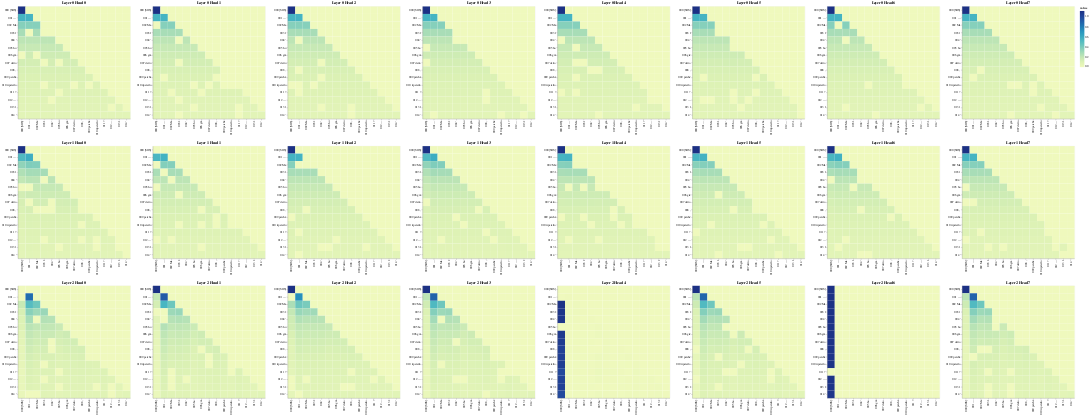

The notebook cell saved with this chart:
### Code cell
# Decoder Self-Attention
get_all_attention_maps("decoder", layers, heads, decoder_input_tokens, decoder_input_tokens, min(20, sentence_len))

### Figure 1 — Vega-Lite specification as saved in the notebook (floating-point values rounded to 4 significant figures; data arrays with more than 128 entries replaced by an {"elided": "..."} marker saying what was removed)
{"config": {"view": {"continuousWidth": 300, "continuousHeight": 300}}, "vconcat": [{"hconcat": [{"data": {"name": "data-71761b3779e8e158da9689fc6d2f4942"}, "mark": {"type": "rect"}, "encoding": {"color": {"field": "value", "type": "quantitative"}, "tooltip": [{"field": "row", "type": "quantitative"}, {"field": "column", "type": "quantitative"}, {"field": "value", "type": "quantitative"}, {"field": "row_token", "type": "nominal"}, {"field": "col_token", "type": "nominal"}], "x": {"axis": {"title": ""}, "field": "col_token", "type": "nominal"}, "y": {"axis": {"title": ""}, "field": "row_token", "type": "nominal"}}, "height": 400, "name": "view_97", "title": "Layer 0 Head 0", "width": 400}, {"data": {"name": "data-bffb34c2a9a355d0c32353023791306b"}, "mark": {"type": "rect"}, "encoding": {"color": {"field": "value", "type": "quantitative"}, "tooltip": [{"field": "row", "type": "quantitative"}, {"field": "column", "type": "quantitative"}, {"field": "value", "type": "quantitative"}, {"field": "row_token", "type": "nominal"}, {"field": "col_token", "type": "nominal"}], "x": {"axis": {"title": ""}, "field": "col_token", "type": "nominal"}, "y": {"axis": {"title": ""}, "field": "row_token", "type": "nominal"}}, "height": 400, "name": "view_98", "title": "Layer 0 Head 1", "width": 400}, {"data": {"name": "data-5c0c8174af4e9a941dc0d0de9615accd"}, "mark": {"type": "rect"}, "encoding": {"color": {"field": "value", "type": "quantitative"}, "tooltip": [{"field": "row", "type": "quantitative"}, {"field": "column", "type": "quantitative"}, {"field": "value", "type": "quantitative"}, {"field": "row_token", "type": "nominal"}, {"field": "col_token", "type": "nominal"}], "x": {"axis": {"title": ""}, "field": "col_token", "type": "nominal"}, "y": {"axis": {"title": ""}, "field": "row_token", "type": "nominal"}}, "height": 400, "name": "view_99", "title": "Layer 0 Head 2", "width": 400}, {"data": {"name": "data-8a8ac0f453b43d6bde5b91063d3e9811"}, "mark": {"type": "rect"}, "encoding": {"color": {"field": "value", "type": "quantitative"}, "tooltip": [{"field": "row", "type": "quantitative"}, {"field": "column", "type": "quantitative"}, {"field": "value", "type": "quantitative"}, {"field": "row_token", "type": "nominal"}, {"field": "col_token", "type": "nominal"}], "x": {"axis": {"title": ""}, "field": "col_token", "type": "nominal"}, "y": {"axis": {"title": ""}, "field": "row_token", "type": "nominal"}}, "height": 400, "name": "view_100", "title": "Layer 0 Head 3", "width": 400}, {"data": {"name": "data-11fa1e6bf6a4b6cf4aebbed3c7689fce"}, "mark": {"type": "rect"}, "encoding": {"color": {"field": "value", "type": "quantitative"}, "tooltip": [{"field": "row", "type": "quantitative"}, {"field": "column", "type": "quantitative"}, {"field": "value", "type": "quantitative"}, {"field": "row_token", "type": "nominal"}, {"field": "col_token", "type": "nominal"}], "x": {"axis": {"title": ""}, "field": "col_token", "type": "nominal"}, "y": {"axis": {"title": ""}, "field": "row_token", "type": "nominal"}}, "height": 400, "name": "view_101", "title": "Layer 0 Head 4", "width": 400}, {"data": {"name": "data-18abb663f760b2d62076265094e7dd3a"}, "mark": {"type": "rect"}, "encoding": {"color": {"field": "value", "type": "quantitative"}, "tooltip": [{"field": "row", "type": "quantitative"}, {"field": "column", "type": "quantitative"}, {"field": "value", "type": "quantitative"}, {"field": "row_token", "type": "nominal"}, {"field": "col_token", "type": "nominal"}], "x": {"axis": {"title": ""}, "field": "col_token", "type": "nominal"}, "y": {"axis": {"title": ""}, "field": "row_token", "type": "nominal"}}, "height": 400, "name": "view_102", "title": "Layer 0 Head 5", "width": 400}, {"data": {"name": "data-809629ba957eeef1ee7705a93b76454b"}, "mark": {"type": "rect"}, "encoding": {"color": {"field": "value", "type": "quantitative"}, "tooltip": [{"field": "row", "type": "quantitative"}, {"field": "column", "type": "quantitative"}, {"field": "value", "type": "quantitative"}, {"field": "row_token", "type": "nominal"}, {"field": "col_token", "type": "nominal"}], "x": {"axis": {"title": ""}, "field": "col_token", "type": "nominal"}, "y": {"axis": {"title": ""}, "field": "row_token", "type": "nominal"}}, "height": 400, "name": "view_103", "title": "Layer 0 Head 6", "width": 400}, {"data": {"name": "data-784646cca7598ca7cd6e20427b4fac14"}, "mark": {"type": "rect"}, "encoding": {"color": {"field": "value", "type": "quantitative"}, "tooltip": [{"field": "row", "type": "quantitative"}, {"field": "column", "type": "quantitative"}, {"field": "value", "type": "quantitative"}, {"field": "row_token", "type": "nominal"}, {"field": "col_token", "type": "nominal"}], "x": {"axis": {"title": ""}, "field": "col_token", "type": "nominal"}, "y": {"axis": {"title": ""}, "field": "row_token", "type": "nominal"}}, "height": 400, "name": "view_104", "title": "Layer 0 Head 7", "width": 400}]}, {"hconcat": [{"data": {"name": "data-38b67128a61719db0d9f069c2efaca40"}, "mark": {"type": "rect"}, "encoding": {"color": {"field": "value", "type": "quantitative"}, "tooltip": [{"field": "row", "type": "quantitative"}, {"field": "column", "type": "quantitative"}, {"field": "value", "type": "quantitative"}, {"field": "row_token", "type": "nominal"}, {"field": "col_token", "type": "nominal"}], "x": {"axis": {"title": ""}, "field": "col_token", "type": "nominal"}, "y": {"axis": {"title": ""}, "field": "row_token", "type": "nominal"}}, "height": 400, "name": "view_105", "title": "Layer 1 Head 0", "width": 400}, {"data": {"name": "data-60eca8d2dbb48bbe9531772a0b84c77f"}, "mark": {"type": "rect"}, "encoding": {"color": {"field": "value", "type": "quantitative"}, "tooltip": [{"field": "row", "type": "quantitative"}, {"field": "column", "type": "quantitative"}, {"field": "value", "type": "quantitative"}, {"field": "row_token", "type": "nominal"}, {"field": "col_token", "type": "nominal"}], "x": {"axis": {"title": ""}, "field": "col_token", "type": "nominal"}, "y": {"axis": {"title": ""}, "field": "row_token", "type": "nominal"}}, "height": 400, "name": "view_106", "title": "Layer 1 Head 1", "width": 400}, {"data": {"name": "data-d901b991bc54d758acaa5b860800201a"}, "mark": {"type": "rect"}, "encoding": {"color": {"field": "value", "type": "quantitative"}, "tooltip": [{"field": "row", "type": "quantitative"}, {"field": "column", "type": "quantitative"}, {"field": "value", "type": "quantitative"}, {"field": "row_token", "type": "nominal"}, {"field": "col_token", "type": "nominal"}], "x": {"axis": {"title": ""}, "field": "col_token", "type": "nominal"}, "y": {"axis": {"title": ""}, "field": "row_token", "type": "nominal"}}, "height": 400, "name": "view_107", "title": "Layer 1 Head 2", "width": 400}, {"data": {"name": "data-a3592c77819cc6b9291df0aea25fc849"}, "mark": {"type": "rect"}, "encoding": {"color": {"field": "value", "type": "quantitative"}, "tooltip": [{"field": "row", "type": "quantitative"}, {"field": "column", "type": "quantitative"}, {"field": "value", "type": "quantitative"}, {"field": "row_token", "type": "nominal"}, {"field": "col_token", "type": "nominal"}], "x": {"axis": {"title": ""}, "field": "col_token", "type": "nominal"}, "y": {"axis": {"title": ""}, "field": "row_token", "type": "nominal"}}, "height": 400, "name": "view_108", "title": "Layer 1 Head 3", "width": 400}, {"data": {"name": "data-d4b4a329bd10b6c8df6d14185b4a79f1"}, "mark": {"type": "rect"}, "encoding": {"color": {"field": "value", "type": "quantitative"}, "tooltip": [{"field": "row", "type": "quantitative"}, {"field": "column", "type": "quantitative"}, {"field": "value", "type": "quantitative"}, {"field": "row_token", "type": "nominal"}, {"field": "col_token", "type": "nominal"}], "x": {"axis": {"title": ""}, "field": "col_token", "type": "nominal"}, "y": {"axis": {"title": ""}, "field": "row_token", "type": "nominal"}}, "height": 400, "name": "view_109", "title": "Layer 1 Head 4", "width": 400}, {"data": {"name": "data-98fbe67315040a68d826f9491afac84c"}, "mark": {"type": "rect"}, "encoding": {"color": {"field": "value", "type": "quantitative"}, "tooltip": [{"field": "row", "type": "quantitative"}, {"field": "column", "type": "quantitative"}, {"field": "value", "type": "quantitative"}, {"field": "row_token", "type": "nominal"}, {"field": "col_token", "type": "nominal"}], "x": {"axis": {"title": ""}, "field": "col_token", "type": "nominal"}, "y": {"axis": {"title": ""}, "field": "row_token", "type": "nominal"}}, "height": 400, "name": "view_110", "title": "Layer 1 Head 5", "width": 400}, {"data": {"name": "data-3f46ae27d3e5dd4c8516f644adec4e22"}, "mark": {"type": "rect"}, "encoding": {"color": {"field": "value", "type": "quantitative"}, "tooltip": [{"field": "row", "type": "quantitative"}, {"field": "column", "type": "quantitative"}, {"field": "value", "type": "quantitative"}, {"field": "row_token", "type": "nominal"}, {"field": "col_token", "type": "nominal"}], "x": {"axis": {"title": ""}, "field": "col_token", "type": "nominal"}, "y": {"axis": {"title": ""}, "field": "row_token", "type": "nominal"}}, "height": 400, "name": "view_111", "title": "Layer 1 Head 6", "width": 400}, {"data": {"name": "data-b390d5704a4cc5b4d19b69f0add28da1"}, "mark": {"type": "rect"}, "encoding": {"color": {"field": "value", "type": "quantitative"}, "tooltip": [{"field": "row", "type": "quantitative"}, {"field": "column", "type": "quantitative"}, {"field": "value", "type": "quantitative"}, {"field": "row_token", "type": "nominal"}, {"field": "col_token", "type": "nominal"}], "x": {"axis": {"title": ""}, "field": "col_token", "type": "nominal"}, "y": {"axis": {"title": ""}, "field": "row_token", "type": "nominal"}}, "height": 400, "name": "view_112", "title": "Layer 1 Head 7", "width": 400}]}, {"hconcat": [{"data": {"name": "data-23acc95ac668ad524575b9f8f3fd3177"}, "mark": {"type": "rect"}, "encoding": {"color": {"field": "value", "type": "quantitative"}, "tooltip": [{"field": "row", "type": "quantitative"}, {"field": "column", "type": "quantitative"}, {"field": "value", "type": "quantitative"}, {"field": "row_token", "type": "nominal"}, {"field": "col_token", "type": "nominal"}], "x": {"axis": {"title": ""}, "field": "col_token", "type": "nominal"}, "y": {"axis": {"title": ""}, "field": "row_token", "type": "nominal"}}, "height": 400, "name": "view_113", "title": "Layer 2 Head 0", "width": 400}, {"data": {"name": "data-6f918dcd9d7944f38e4e21fe2065e1f7"}, "mark": {"type": "rect"}, "encoding": {"color": {"field": "value", "type": "quantitative"}, "tooltip": [{"field": "row", "type": "quantitative"}, {"field": "column", "type": "quantitative"}, {"field": "value", "type": "quantitative"}, {"field": "row_token", "type": "nominal"}, {"field": "col_token", "type": "nominal"}], "x": {"axis": {"title": ""}, "field": "col_token", "type": "nominal"}, "y": {"axis": {"title": ""}, "field": "row_token", "type": "nominal"}}, "height": 400, "name": "view_114", "title": "Layer 2 Head 1", "width": 400}, {"data": {"name": "data-88cbcdfed178b31df4b5975a97bac584"}, "mark": {"type": "rect"}, "encoding": {"color": {"field": "value", "type": "quantitative"}, "tooltip": [{"field": "row", "type": "quantitative"}, {"field": "column", "type": "quantitative"}, {"field": "value", "type": "quantitative"}, {"field": "row_token", "type": "nominal"}, {"field": "col_token", "type": "nominal"}], "x": {"axis": {"title": ""}, "field": "col_token", "type": "nominal"}, "y": {"axis": {"title": ""}, "field": "row_token", "type": "nominal"}}, "height": 400, "name": "view_115", "title": "Layer 2 Head 2", "width": 400}, {"data": {"name": "data-8be702b7efd13c50c1255267c38a177b"}, "mark": {"type": "rect"}, "encoding": {"color": {"field": "value", "type": "quantitative"}, "tooltip": [{"field": "row", "type": "quantitative"}, {"field": "column", "type": "quantitative"}, {"field": "value", "type": "quantitative"}, {"field": "row_token", "type": "nominal"}, {"field": "col_token", "type": "nominal"}], "x": {"axis": {"title": ""}, "field": "col_token", "type": "nominal"}, "y": {"axis": {"title": ""}, "field": "row_token", "type": "nominal"}}, "height": 400, "name": "view_116", "title": "Layer 2 Head 3", "width": 400}, {"data": {"name": "data-8e5f82f740b6aabf309f4b638bfebbe9"}, "mark": {"type": "rect"}, "encoding": {"color": {"field": "value", "type": "quantitative"}, "tooltip": [{"field": "row", "type": "quantitative"}, {"field": "column", "type": "quantitative"}, {"field": "value", "type": "quantitative"}, {"field": "row_token", "type": "nominal"}, {"field": "col_token", "type": "nominal"}], "x": {"axis": {"title": ""}, "field": "col_token", "type": "nominal"}, "y": {"axis": {"title": ""}, "field": "row_token", "type": "nominal"}}, "height": 400, "name": "view_117", "title": "Layer 2 Head 4", "width": 400}, {"data": {"name": "data-ad19a6c22e6fcc812f2f18e6d1594757"}, "mark": {"type": "rect"}, "encoding": {"color": {"field": "value", "type": "quantitative"}, "tooltip": [{"field": "row", "type": "quantitative"}, {"field": "column", "type": "quantitative"}, {"field": "value", "type": "quantitative"}, {"field": "row_token", "type": "nominal"}, {"field": "col_token", "type": "nominal"}], "x": {"axis": {"title": ""}, "field": "col_token", "type": "nominal"}, "y": {"axis": {"title": ""}, "field": "row_token", "type": "nominal"}}, "height": 400, "name": "view_118", "title": "Layer 2 Head 5", "width": 400}, {"data": {"name": "data-d354791eb842f8e3baf9e0e65b609b7d"}, "mark": {"type": "rect"}, "encoding": {"color": {"field": "value", "type": "quantitative"}, "tooltip": [{"field": "row", "type": "quantitative"}, {"field": "column", "type": "quantitative"}, {"field": "value", "type": "quantitative"}, {"field": "row_token", "type": "nominal"}, {"field": "col_token", "type": "nominal"}], "x": {"axis": {"title": ""}, "field": "col_token", "type": "nominal"}, "y": {"axis": {"title": ""}, "field": "row_token", "type": "nominal"}}, "height": 400, "name": "view_119", "title": "Layer 2 Head 6", "width": 400}, {"data": {"name": "data-bc64ce49f06b93f61ed58949caf5b10a"}, "mark": {"type": "rect"}, "encoding": {"color": {"field": "value", "type": "quantitative"}, "tooltip": [{"field": "row", "type": "quantitative"}, {"field": "column", "type": "quantitative"}, {"field": "value", "type": "quantitative"}, {"field": "row_token", "type": "nominal"}, {"field": "col_token", "type": "nominal"}], "x": {"axis": {"title": ""}, "field": "col_token", "type": "nominal"}, "y": {"axis": {"title": ""}, "field": "row_token", "type": "nominal"}}, "height": 400, "name": "view_120", "title": "Layer 2 Head 7", "width": 400}]}], "params": [{"name": "param_97", "select": {"type": "interval", "encodings": ["x", "y"]}, "bind": "scales", "views": ["view_97"]}, {"name": "param_98", "select": {"type": "interval", "encodings": ["x", "y"]}, "bind": "scales", "views": ["view_98"]}, {"name": "param_99", "select": {"type": "interval", "encodings": ["x", "y"]}, "bind": "scales", "views": ["view_99"]}, {"name": "param_100", "select": {"type": "interval", "encodings": ["x", "y"]}, "bind": "scales", "views": ["view_100"]}, {"name": "param_101", "select": {"type": "interval", "encodings": ["x", "y"]}, "bind": "scales", "views": ["view_101"]}, {"name": "param_102", "select": {"type": "interval", "encodings": ["x", "y"]}, "bind": "scales", "views": ["view_102"]}, {"name": "param_103", "select": {"type": "interval", "encodings": ["x", "y"]}, "bind": "scales", "views": ["view_103"]}, {"name": "param_104", "select": {"type": "interval", "encodings": ["x", "y"]}, "bind": "scales", "views": ["view_104"]}, {"name": "param_105", "select": {"type": "interval", "encodings": ["x", "y"]}, "bind": "scales", "views": ["view_105"]}, {"name": "param_106", "select": {"type": "interval", "encodings": ["x", "y"]}, "bind": "scales", "views": ["view_106"]}, {"name": "param_107", "select": {"type": "interval", "encodings": ["x", "y"]}, "bind": "scales", "views": ["view_107"]}, {"name": "param_108", "select": {"type": "interval", "encodings": ["x", "y"]}, "bind": "scales", "views": ["view_108"]}, {"name": "param_109", "select": {"type": "interval", "encodings": ["x", "y"]}, "bind": "scales", "views": ["view_109"]}, {"name": "param_110", "select": {"type": "interval", "encodings": ["x", "y"]}, "bind": "scales", "views": ["view_110"]}, {"name": "param_111", "select": {"type": "interval", "encodings": ["x", "y"]}, "bind": "scales", "views": ["view_111"]}, {"name": "param_112", "select": {"type": "interval", "encodings": ["x", "y"]}, "bind": "scales", "views": ["view_112"]}, {"name": "param_113", "select": {"type": "interval", "encodings": ["x", "y"]}, "bind": "scales", "views": ["view_113"]}, {"name": "param_114", "select": {"type": "interval", "encodings": ["x", "y"]}, "bind": "scales", "views": ["view_114"]}, {"name": "param_115", "select": {"type": "interval", "encodings": ["x", "y"]}, "bind": "scales", "views": ["view_115"]}, {"name": "param_116", "select": {"type": "interval", "encodings": ["x", "y"]}, "bind": "scales", "views": ["view_116"]}, {"name": "param_117", "select": {"type": "interval", "encodings": ["x", "y"]}, "bind": "scales", "views": ["view_117"]}, {"name": "param_118", "select": {"type": "interval", "encodings": ["x", "y"]}, "bind": "scales", "views": ["view_118"]}, {"name": "param_119", "select": {"type": "interval", "encodings": ["x", "y"]}, "bind": "scales", "views": ["view_119"]}, {"name": "param_120", "select": {"type": "interval", "encodings": ["x", "y"]}, "bind": "scales", "views": ["view_120"]}], "$schema": "https://vega.github.io/schema/vega-lite/v5.14.1.json", "datasets": {"data-71761b3779e8e158da9689fc6d2f4942": {"elided": "225 records"}, "data-bffb34c2a9a355d0c32353023791306b": {"elided": "225 records"}, "data-5c0c8174af4e9a941dc0d0de9615accd": {"elided": "225 records"}, "data-8a8ac0f453b43d6bde5b91063d3e9811": {"elided": "225 records"}, "data-11fa1e6bf6a4b6cf4aebbed3c7689fce": {"elided": "225 records"}, "data-18abb663f760b2d62076265094e7dd3a": {"elided": "225 records"}, "data-809629ba957eeef1ee7705a93b76454b": {"elided": "225 records"}, "data-784646cca7598ca7cd6e20427b4fac14": {"elided": "225 records"}, "data-38b67128a61719db0d9f069c2efaca40": {"elided": "225 records"}, "data-60eca8d2dbb48bbe9531772a0b84c77f": {"elided": "225 records"}, "data-d901b991bc54d758acaa5b860800201a": {"elided": "225 records"}, "data-a3592c77819cc6b9291df0aea25fc849": {"elided": "225 records"}, "data-d4b4a329bd10b6c8df6d14185b4a79f1": {"elided": "225 records"}, "data-98fbe67315040a68d826f9491afac84c": {"elided": "225 records"}, "data-3f46ae27d3e5dd4c8516f644adec4e22": {"elided": "225 records"}, "data-b390d5704a4cc5b4d19b69f0add28da1": {"elided": "225 records"}, "data-23acc95ac668ad524575b9f8f3fd3177": {"elided": "225 records"}, "data-6f918dcd9d7944f38e4e21fe2065e1f7": {"elided": "225 records"}, "data-88cbcdfed178b31df4b5975a97bac584": {"elided": "225 records"}, "data-8be702b7efd13c50c1255267c38a177b": {"elided": "225 records"}, "data-8e5f82f740b6aabf309f4b638bfebbe9": {"elided": "225 records"}, "data-ad19a6c22e6fcc812f2f18e6d1594757": {"elided": "225 records"}, "data-d354791eb842f8e3baf9e0e65b609b7d": {"elided": "225 records"}, "data-bc64ce49f06b93f61ed58949caf5b10a": {"elided": "225 records"}}}
